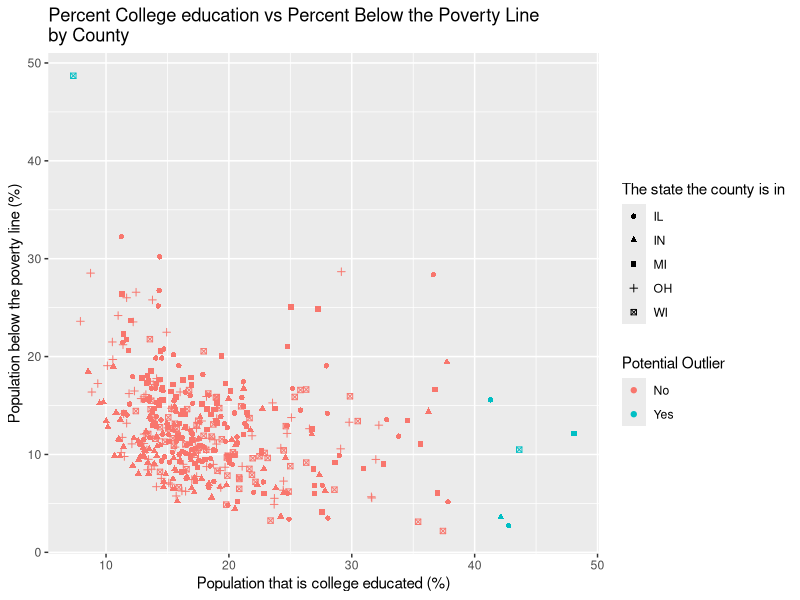

Generate this figure with R:
## ---- chunk 1
#| eval: true
#| message: false

library(tidyverse)
## ---- chunk 2
?midwest
## ---- chunk 3
midwest |>
count(state, sort = TRUE)
## ---- chunk 4

midwest |>
  count(county,state) |>
  count(county, name = "n_states")|>
  filter(n_states == n_distinct(midwest$state)) 
  
## ---- chunk 5
midwest |>
  filter(popdensity > 25000) |>
  select(county,state,popdensity,poptotal,area) |>
  arrange(desc(popdensity))
## ---- chunk 6
midwest |>
  filter(popdensity == max(popdensity)) |>
  select(county,state,popdensity,poptotal,area)
## ---- chunk 7
midwest|>
  summarize(
    median(popdensity),
    q1 = quantile(popdensity, 0.25),
    q3 = quantile(popdensity, 0.75)
  )
## ---- chunk 8
midwest |>
  count(state,inmetro)|>
  group_by(state) |>
  mutate(prop=n/sum(n))
## ---- chunk 9
midwest |>
  filter(percbelowpoverty >=40,
         percollege <=10) |>
  select(county,state, 
         percbelowpoverty,
         percollege)
## ---- chunk 10
midwest |>
  filter(percbelowpoverty <= 20, 
         percollege >= 40) |>
  select(county, state, 
         percbelowpoverty, 
         percollege)
## ---- chunk 11
midwest |>
  filter(
    (percbelowpoverty >= 40 & percollege <= 10) |
  (percbelowpoverty <=20 & percollege >= 40)
) |>
  select(county, state,
         percbelowpoverty,
         percollege)
## ---- chunk 12
midwest |> 
   mutate( 
     potential_outlier = if_else(
       (percbelowpoverty >= 40 & percollege <= 10) |
         (percbelowpoverty <=20 & percollege >= 40), 
       "Yes",
       "No"
     )
     )|>
  select(county, state, 
         percbelowpoverty, 
         percollege,
         potential_outlier)|>
  arrange(potential_outlier)
## ---- chunk 13
midwest |> 
   mutate( 
     potential_outlier = if_else(
       (percbelowpoverty >= 40 & percollege <= 10) |
         (percbelowpoverty <=20 & percollege >= 40), 
       "Yes",
       "No"
     )
     )|>
ggplot(aes(x=percollege, y=percbelowpoverty, colour = potential_outlier, shape = state)) +
geom_point() +
  labs(x= "Population that is college educated (%)",
    y= "Population below the poverty line (%)",
    colour = "Potential Outlier",
    shape = "The state the county is in",
    title= "Percent College education vs Percent Below the Poverty Line \nby County")
## ---- chunk 14

